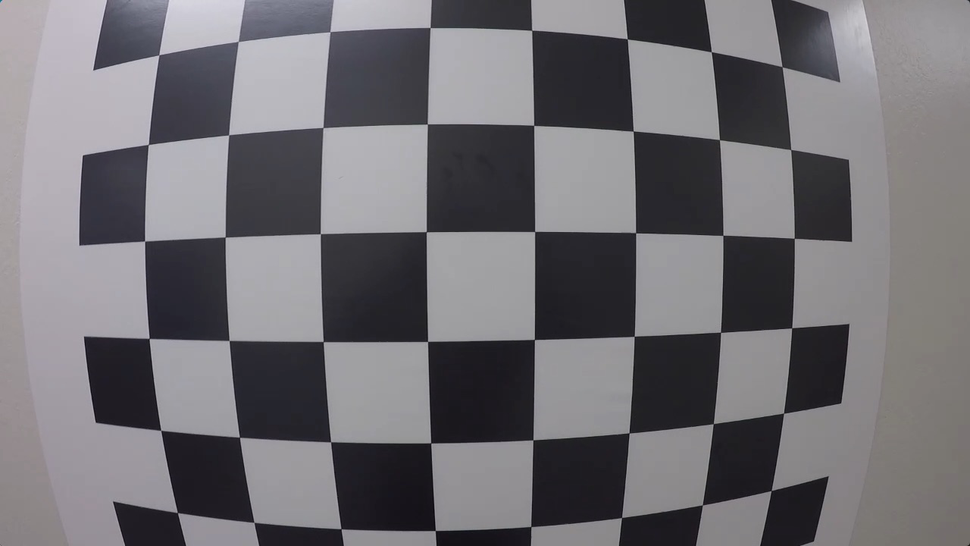
#> input picture calibration_test.png, 970 x 546 px, shrunk from 1280 x 720 before the run; the run also reads 2 pictures not shown here
$ jupyter execute Lesson6.ipynb   (shell and % lines are left out)
#> lines starting #> are read from the running program, lines starting #| are printed output that depends on the picture; after the words box and inside, x2 and y2 are one past the last pixel; in counts of white or black regions, pixels touching at a corner belong together
# Lesson 6 - Camera Calibration
### Finding Corners Quiz

[cell 1]
import numpy as np
import cv2
import matplotlib.pyplot as plt
import matplotlib.image as mpimg

# prepare object points
nx = 8#TODO: enter the number of inside corners in x
ny = 6#TODO: enter the number of inside corners in y

# Make a list of calibration images
fname = 'calibration_test.png'
img = cv2.imread(fname)
#> img is the input picture: shape (546, 970, 3); mean B, G, R 115.4, 110.9, 112.9

# Convert to grayscale
gray = cv2.cvtColor(img, cv2.COLOR_BGR2GRAY)

# Find the chessboard corners
ret, corners = cv2.findChessboardCorners(gray, (nx, ny), None)
#> ret = True; corners = 48 rows, first 8: [158.8, 54.89], [236, 43], [330, 31.7], [430.2, 27.51], [531.7, 30.32], [627.2, 38.84], [711.3, 51.7], [782.1, 66.7]

# If found, draw corners
if ret == True:
    # Draw and display the corners
    cv2.drawChessboardCorners(img, (nx, ny), corners, ret)
#> img: shape (546, 970, 3); 4.57% of pixels changed, all inside (x1, y1, x2, y2) = (139, 22, 801, 538)
    plt.imshow(img)
    mpimg.imsave(fname[:-4]+"_result.png", img)

### Correcting for Distortion Quiz

[cell 2]
import pickle
import cv2
import numpy as np
import matplotlib.pyplot as plt
import matplotlib.image as mpimg

# Read in the saved objpoints and imgpoints
dist_pickle = pickle.load( open( "wide_dist_pickle_correction_for_distortion.p", "rb" ) )
#> (reads wide_dist_pickle_correction_for_distortion.p from the repository)
objpoints = dist_pickle["objpoints"]
imgpoints = dist_pickle["imgpoints"]

# Read in an image
img = cv2.imread('test_image.png')
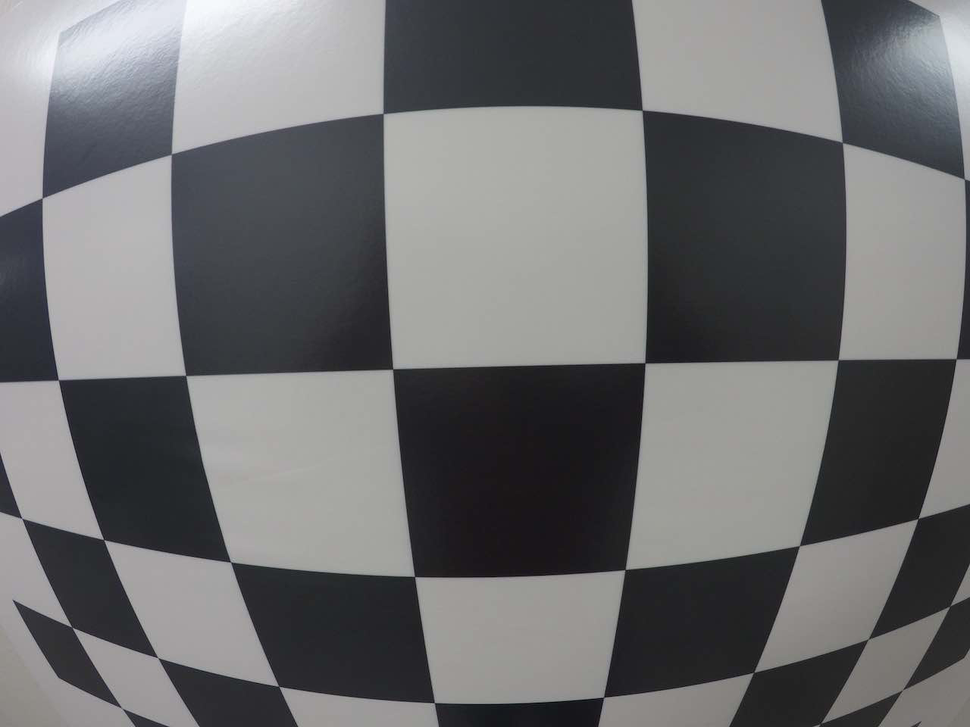
#> input picture test_image.png, 970 x 727 px, shrunk from 1280 x 960 before the run
#> img is the input picture: shape (727, 970, 3); mean B, G, R 110.9, 109.7, 109.3

# TODO: Write a function that takes an image, object points, and image points
# performs the camera calibration, image distortion correction and
# returns the undistorted image
def cal_undistort(img, objpoints, imgpoints):
    # Use cv2.calibrateCamera() and cv2.undistort()
    ret, mtx, dist, rvecs, tvecs = cv2.calibrateCamera(objpoints, imgpoints, img.shape[1::-1], None, None)
    undist = cv2.undistort(img, mtx, dist, None, mtx)
    return undist

undistorted = cal_undistort(img, objpoints, imgpoints)
mpimg.imsave("test_image_undistorted.png", undistorted)

[cell 3]
f, (ax1, ax2) = plt.subplots(1, 2, figsize=(24, 9))
f.tight_layout()
ax1.imshow(img)
ax1.set_title('Original Image', fontsize=50)
ax2.imshow(undistorted)
ax2.set_title('Undistorted Image', fontsize=50)
plt.subplots_adjust(left=0., right=1, top=0.9, bottom=0.)

### Camera Calibration with OpenCV

Run the code in the cell below to extract object points and image points for camera calibration.

[cell 4]
import numpy as np
import cv2
import glob
import matplotlib.pyplot as plt

# prepare object points, like (0,0,0), (1,0,0), (2,0,0) ....,(6,5,0)
objp = np.zeros((6*8,3), np.float32)
objp[:,:2] = np.mgrid[0:8, 0:6].T.reshape(-1,2)


# Arrays to store object points and image points from all the images.
objpoints = [] # 3d points in real world space
imgpoints = [] # 2d points in image plane.


# Make a list of calibration images
images = glob.glob('calibration_wide/GO*.jpg')

# Step through the list and search for chessboard corners
for idx, fname in enumerate(images):
    img = cv2.imread(fname)
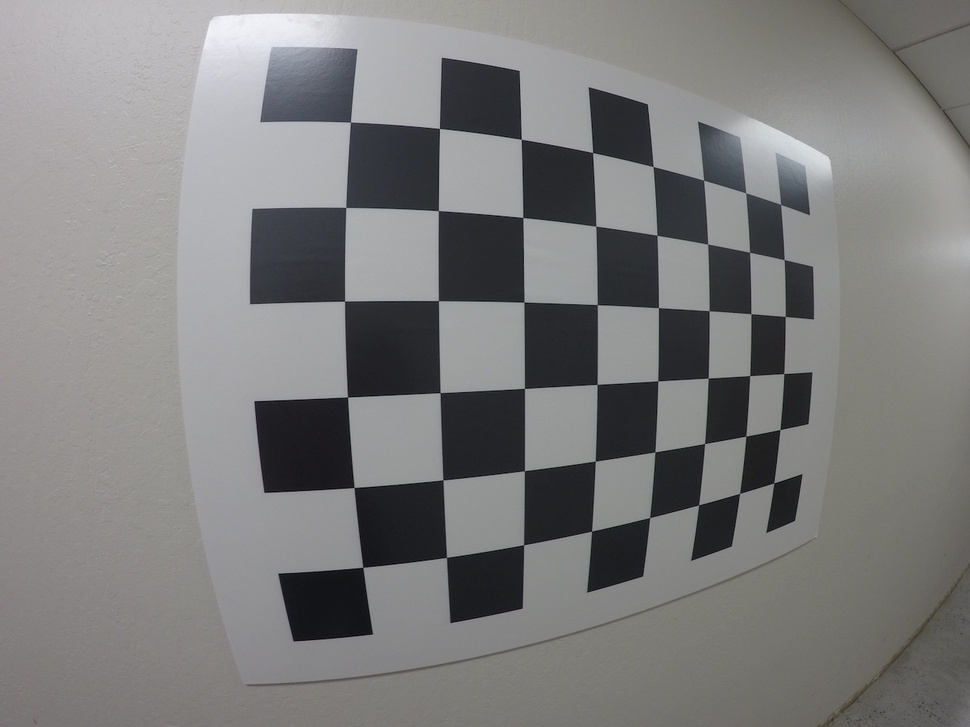
#> input picture calibration_wide/GOPR0032.jpg, 970 x 727 px, shrunk from 1280 x 960 before the run
#> img is the input picture: shape (727, 970, 3); mean B, G, R 124.7, 124.9, 125.1
    gray = cv2.cvtColor(img, cv2.COLOR_BGR2GRAY)
#> gray: shape (727, 970)

    # Find the chessboard corners
    ret, corners = cv2.findChessboardCorners(gray, (8,6), None)
#> corners = 48 rows, first 8: [350.4, 122], [439.4, 128.4], [521.3, 139.2], [592.7, 152.7], [653.1, 166.5], [703.6, 180.2], [745.7, 192.7], [780.6, 204.5]

    # If found, add object points, image points
    if ret == True:
        objpoints.append(objp)
        imgpoints.append(corners)

        # Draw and display the corners
        cv2.drawChessboardCorners(img, (8,6), corners, ret)
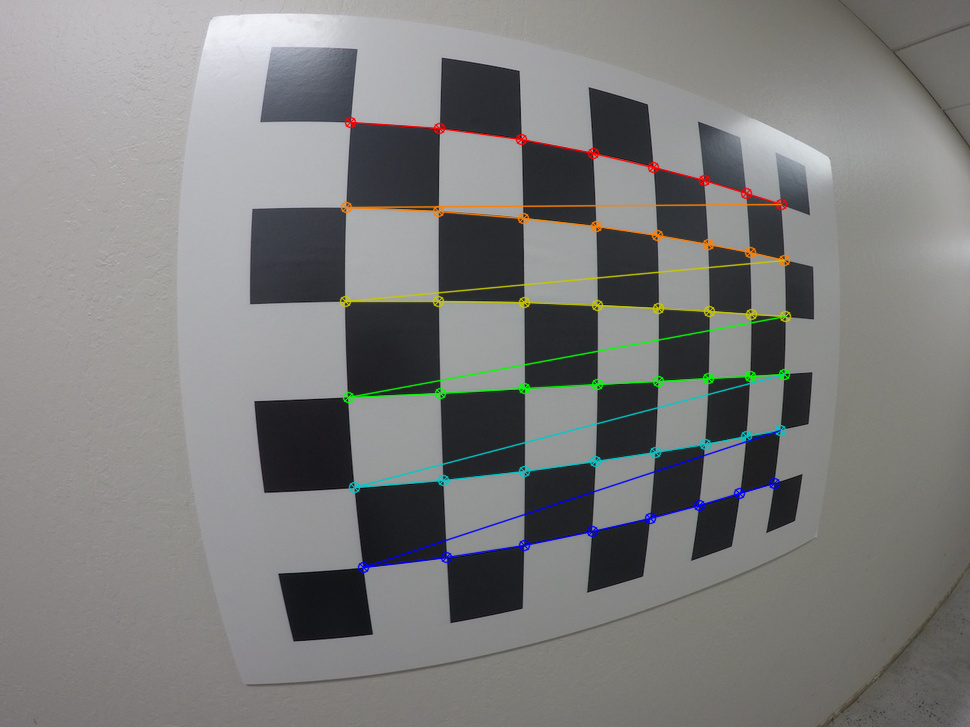
#> img: shape (727, 970, 3); 2.55% of pixels changed, all inside (x1, y1, x2, y2) = (339, 116, 792, 574)
        #write_name = 'corners_found'+str(idx)+'.jpg'
        #cv2.imwrite(write_name, img)
        cv2.imshow('img', img)
        cv2.waitKey(500)
#> pass 2 of the loop `for idx, fname in enumerate(images):`:
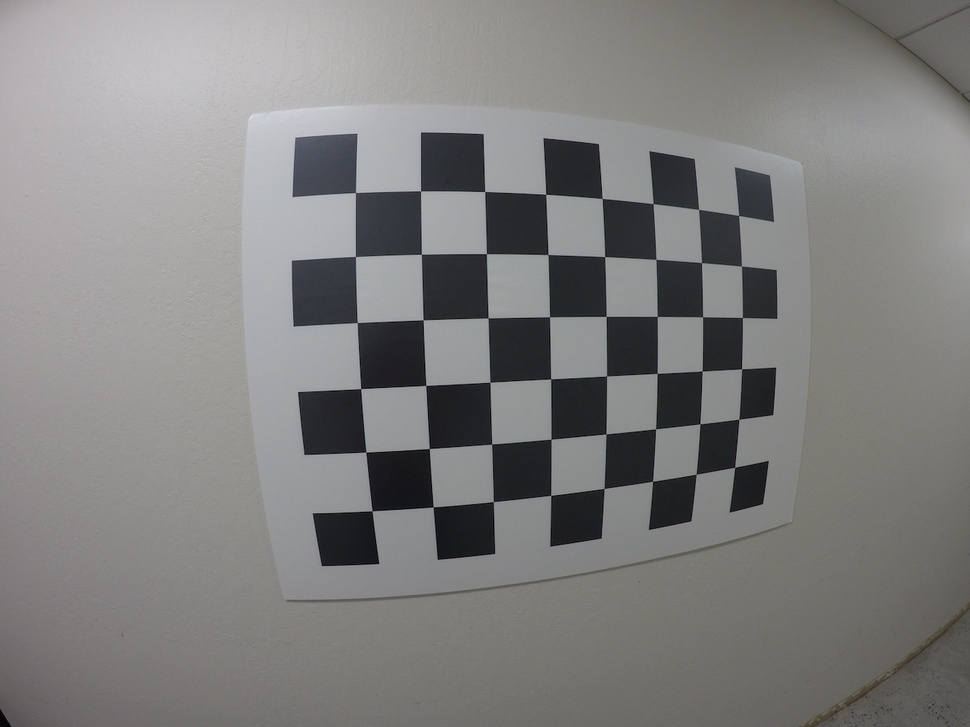
#> input picture calibration_wide/GOPR0033.jpg, 970 x 727 px, shrunk from 1280 x 960 before the run
#> img is the input picture: shape (727, 970, 3); mean B, G, R 126.8, 127.5, 128.1
#> `ret, corners = cv2.findChessboardCorners(gray, (8,6), None)`: corners = 48 rows, first 8: [355.5, 192.5], [420.6, 190.9], [484.7, 191.5], [545.7, 194.3], [602.2, 198.4], [653.1, 203.8], [698.6, 209.4], [738.6, 215.4]
#> `cv2.drawChessboardCorners(img, (8,6), corners, ret)`:
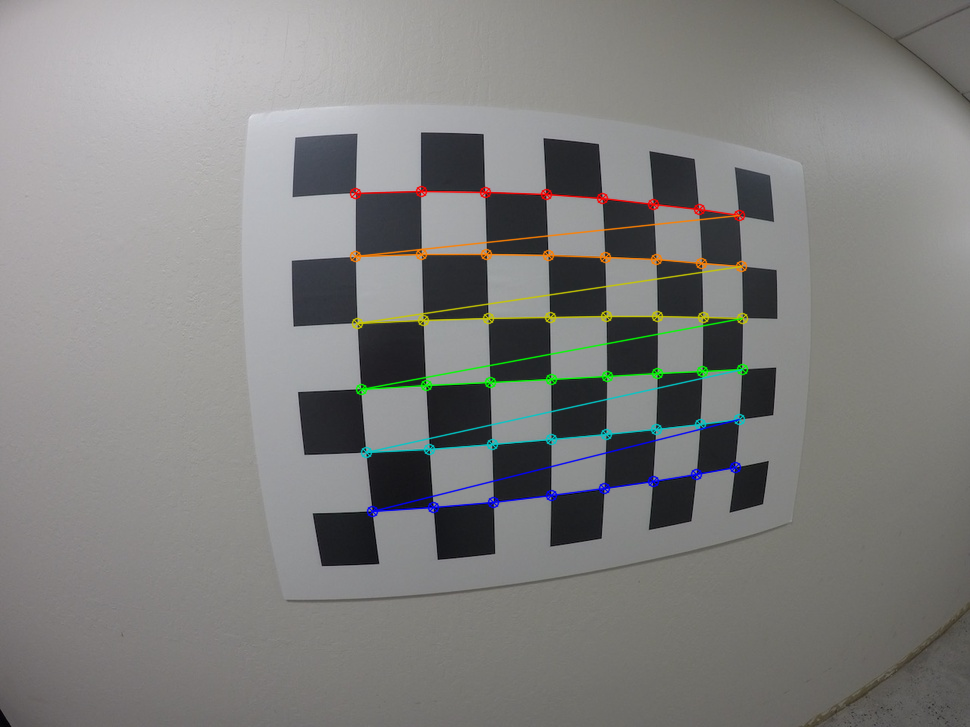
#> img: shape (727, 970, 3); 2.31% of pixels changed, all inside (x1, y1, x2, y2) = (349, 185, 749, 518)
#> pass 3 of the loop `for idx, fname in enumerate(images):`:
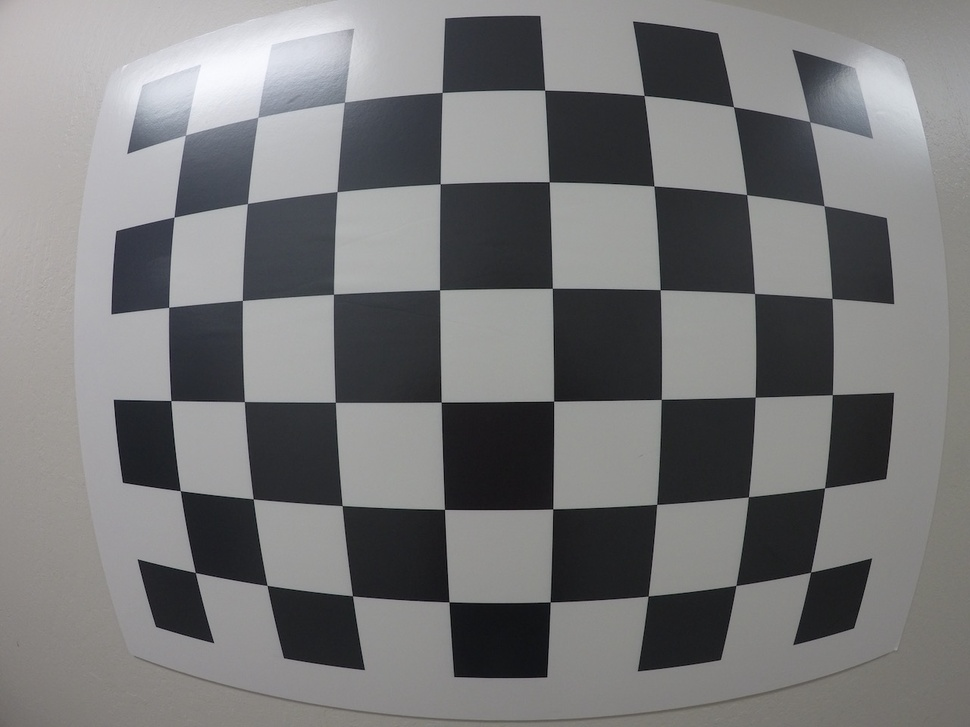
#> input picture calibration_wide/GOPR0034.jpg, 970 x 727 px, shrunk from 1280 x 960 before the run
#> img is the input picture: shape (727, 970, 3); mean B, G, R 120, 119.2, 119.1
#> `ret, corners = cv2.findChessboardCorners(gray, (8,6), None)`: corners = 48 rows, first 8: [185.6, 135.2], [257.6, 117.4], [344.6, 102.1], [442, 92.41], [544.9, 90.04], [644, 95.44], [733.6, 106.9], [810.3, 122.3]
#> `cv2.drawChessboardCorners(img, (8,6), corners, ret)`:
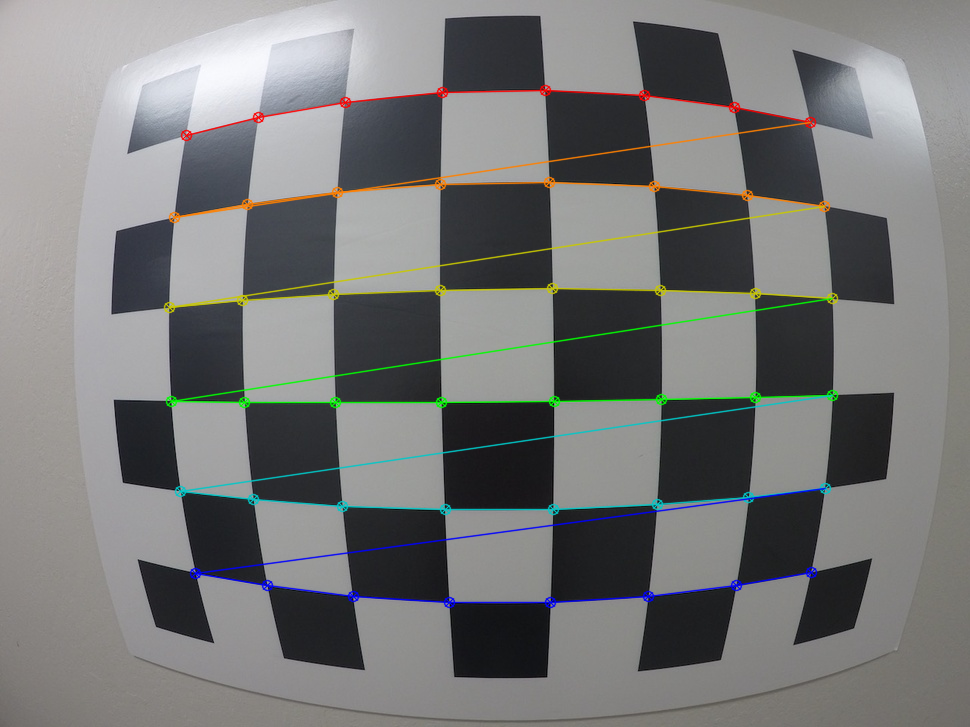
#> img: shape (727, 970, 3); 3.48% of pixels changed, all inside (x1, y1, x2, y2) = (163, 84, 839, 609)

cv2.destroyAllWindows()

If the above cell ran sucessfully, you should now have `objpoints` and `imgpoints` needed for camera calibration.  Run the cell below to calibrate, calculate distortion coefficients, and test undistortion on an image!

[cell 5]
import pickle

# Test undistortion on an image
img = cv2.imread('calibration_wide/test_image.jpg')
img_size = (img.shape[1], img.shape[0])

# Do camera calibration given object points and image points
ret, mtx, dist, rvecs, tvecs = cv2.calibrateCamera(objpoints, imgpoints, img_size,None,None)
#> ret = 0.315; mtx = [[424.5, 0, 493.1], [0, 424.8, 379.2], [0, 0, 1]]; dist = [[-0.253, 0.0893, -0.00083, 0.000895, -0.0178]]; rvecs = ([0.0931, -0.324, -0.0257], [0.114, -0.185, -0.0386], [0.05, 0.0227, -0.0108]); tvecs = ([-1.56, -2.8, 4.04], [-2.1, -2.83, 5.95], [-3.5, -2.76, 3.69])


dst = cv2.undistort(img, mtx, dist, None, mtx)
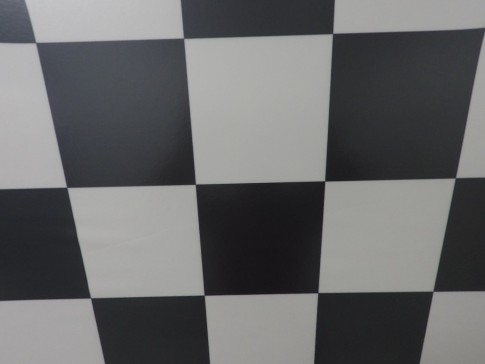
#> dst: shape (727, 970, 3) (shown at 1/2 size); mean B, G, R 105.2, 104.4, 104
cv2.imwrite('calibration_wide/test_undist.jpg',dst)

# Save the camera calibration result for later use (we won't worry about rvecs / tvecs)
dist_pickle = {}
dist_pickle["mtx"] = mtx
dist_pickle["dist"] = dist
pickle.dump( dist_pickle, open( "calibration_wide/wide_dist_pickle.p", "wb" ) )
#dst = cv2.cvtColor(dst, cv2.COLOR_BGR2RGB)
# Visualize undistortion
f, (ax1, ax2) = plt.subplots(1, 2, figsize=(20,10))
ax1.imshow(img)
ax1.set_title('Original Image', fontsize=30)
ax2.imshow(dst)
ax2.set_title('Undistorted Image', fontsize=30)

### Curvature and Perspective Quiz
A perspective transformation to birds eye view helps for finding lane curvature and also for localization purposes.

The openCV library offers some functions that are useful for transforming
* Computing the perspective transform M, given source and destination points `M = cv2.getPerspectiveTransform(src, dst)`
* Compute the inverse perspective transform `Minv = cv2.getPerspectiveTransform(dst, src)`
* Warp an image using the perspective transform M: `warped = cv2.warpPerspective(img, M, img_size, flags=cv2.INTER_LINEAR)`

*Note*: When applying a perspective transform, choosing four source points manually, as we did in this video, is often not the best option. There are many other ways to select source points. For example, many perspective transform algorithms will programmatically detect four source points in an image based on edge or corner detection and analyzing attributes like color and surrounding pixels.

[cell 6]
import pickle
import cv2
import numpy as np
import matplotlib.pyplot as plt
import matplotlib.image as mpimg
# Read in the saved camera matrix and distortion coefficients
# These are the arrays you calculated using cv2.calibrateCamera()
dist_pickle = pickle.load( open( "wide_dist_pickle.p", "rb" ) )
#> (reads wide_dist_pickle.p from the repository)
mtx = dist_pickle["mtx"]
dist = dist_pickle["dist"]

# Read in an image
img = cv2.imread('test_image2.png')
nx = 8 # the number of inside corners in x
ny = 6 # the number of inside corners in y

# MODIFY THIS FUNCTION TO GENERATE OUTPUT
# THAT LOOKS LIKE THE IMAGE ABOVE
def corners_unwarp(img, nx, ny, mtx, dist):
    # Pass in your image into this function
    # Write code to do the following steps
    # 1) Undistort using mtx and dist
#> called with nx = 8, ny = 6, mtx = array of shape (3, 3), dist = array of shape (1, 5)
    undist = cv2.undistort(img, mtx, dist, None, mtx)
    # 2) Convert to grayscale
    gray = cv2.cvtColor(undist, cv2.COLOR_BGR2GRAY)
    # 3) Find the chessboard corners
    ret, corners = cv2.findChessboardCorners(gray, (nx, ny), None)
#> ret = True; corners = 48 rows, first 8: [279, 31], [402.6, 63.4], [503.8, 90.35], [585.8, 114.2], [653.2, 134.5], [708.2, 151.4], [753.7, 166.3], [792.1, 178]
    # 4) If corners found:
    if ret:
        # a) draw corners
        cv2.drawChessboardCorners(undist, (nx, ny), corners, ret)
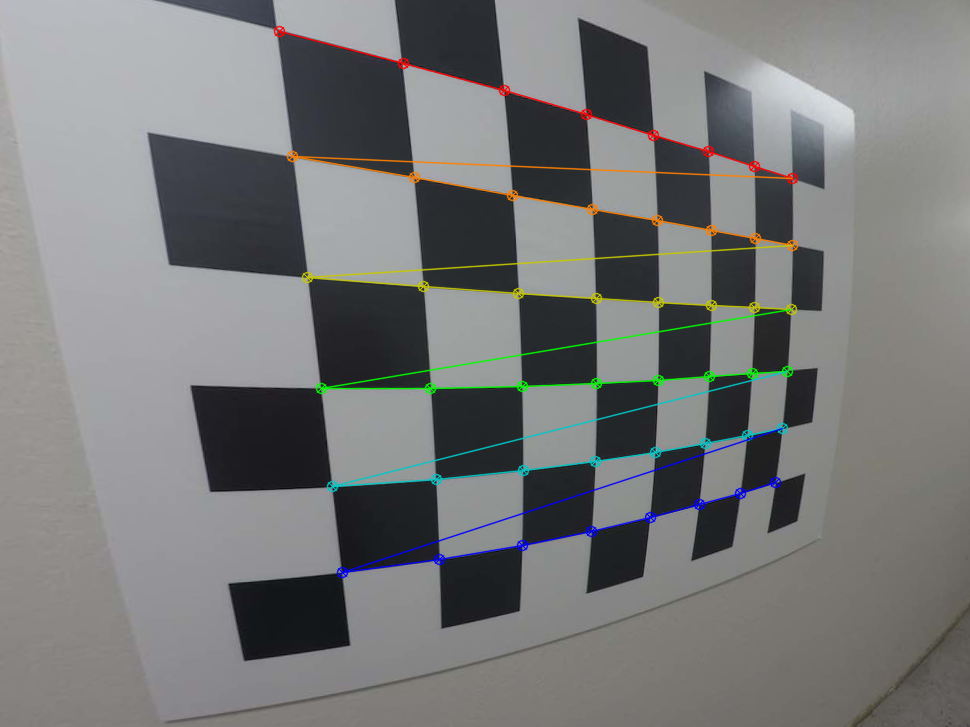
#> undist: shape (727, 970, 3); mean B, G, R 120.4, 120.5, 119.4
        # b) define 4 source points src = np.float32([[,],[,],[,],[,]])
             #Note: you could pick any four of the detected corners
             # as long as those four corners define a rectangle
             #One especially smart way to do this would be to use four well-chosen
             # corners that were automatically detected during the undistortion steps
             #We recommend using the automatic detection of corners in your code
        src = np.float32([corners[0], corners[nx-1], corners[nx*(ny-1)], corners[nx*ny-1]])
#> src = [[279, 31], [792.1, 178], [341.6, 572.1], [775.3, 482.5]]
        # c) define 4 destination points dst = np.float32([[,],[,],[,],[,]])
            #Choosing points 100 pixels inside the picture at each corner
        imsize = gray.shape[1::-1]
        inside = 150 #no of pixels
        dst = np.float32([[inside, inside], [imsize[0]-inside, inside], [inside, imsize[1]-inside], [imsize[0]-inside, imsize[1]-inside]])
        # d) use cv2.getPerspectiveTransform() to get M, the transform matrix
        M = cv2.getPerspectiveTransform(src, dst)
#> M = [[0.493, -0.0969, -13.36], [-0.255, 0.514, 176.5], [-0.000666, -0.000188, 1]]
        # e) use cv2.warpPerspective() to warp your image to a top-down view
        warped = cv2.warpPerspective(undist, M, imsize, flags=cv2.INTER_LINEAR)
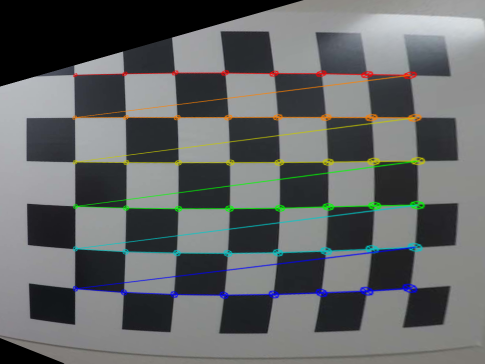
#> warped: shape (727, 970, 3) (shown at 1/2 size); mean B, G, R 101.9, 101.7, 98.9
    #delete the next two lines
    #M = None
    #warped = np.copy(img)
    return warped, M

top_down, perspective_M = corners_unwarp(img, nx, ny, mtx, dist)
#> perspective_M has the same summary as M in corners_unwarp
f, (ax1, ax2) = plt.subplots(1, 2, figsize=(24, 9))
f.tight_layout()
ax1.imshow(img)
ax1.set_title('Original Image', fontsize=50)
ax2.imshow(top_down)
ax2.set_title('Undistorted and Warped Image', fontsize=50)
plt.subplots_adjust(left=0., right=1, top=0.9, bottom=0.)
mpimg.imsave("test_image2_undistorted_warped.png", top_down)
